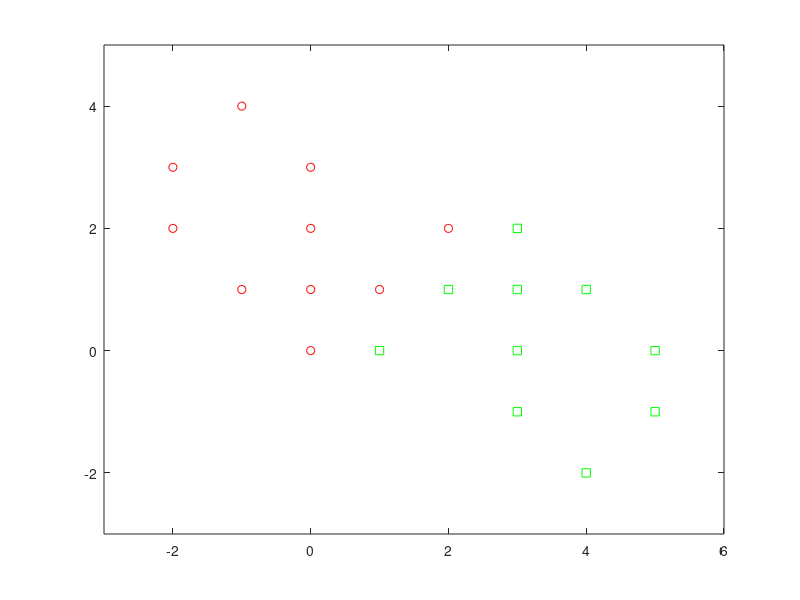

Write the MATLAB code that produced this figure. (Note: this script raises an error after producing the figure.)
P = [-2 -2 -1 -1 0 0 0 0 1 1 2 2 3 3 3 3 4 4 5 5;...
2 3 1 4 0 1 2 3 0 1 1 2 -1 0 1 2 -2 1 -1 0];
T  = [-1 -1 -1 -1 -1 -1 -1 -1 1 -1 1 -1 1 1 1 1 1 1 1 1];
ind1 = find(T == 1);
figure, plot(P(1,ind1),P(2,ind1),'sg');hold on;
ind2 = find(T == -1);
plot(P(1,ind2),P(2,ind2),'or');hold on;
axis([-3 6 -3 5]);


X = [ones(1, size(P, 2)); P];
beta = inv(X*X')*X*T';
betastar = beta(1)
wstar = beta(2:3)

plotpc(wstar', betastar);

net = perceptron;
net.layers{1}.transferFcn = 'purelin';
net = configure(net,P,T);
net.inputWeights{1}.learnFcn = 'learnwh';
net.biases{1}.learnFcn = 'learnwh';
net.trainParam.epochs = 1000;
net.trainParam.lr = 0.005;
net.trainFcn = 'trainb';
net.biasConnect = 0;

net = train(net,P,T);
net.IW{1}
net.b{1}

hPlot = plotpc(net.IW{1, 1}, net.b{1});
set(hPlot, 'Color', 'r');

wstar = inv(P*P')*P*T'


[x, y] = meshgrid(-0.7:0.01:0.7);
J = zeros(size(x));
for i = 1 : size(x, 1)
    for j = 1 : size(x, 2)
        w = [x(i, j) y(i, j)];
        J(i, j) = 0.5*sum((w*P-T).^2);
    end
end
figure;
surf(x,y,J);
